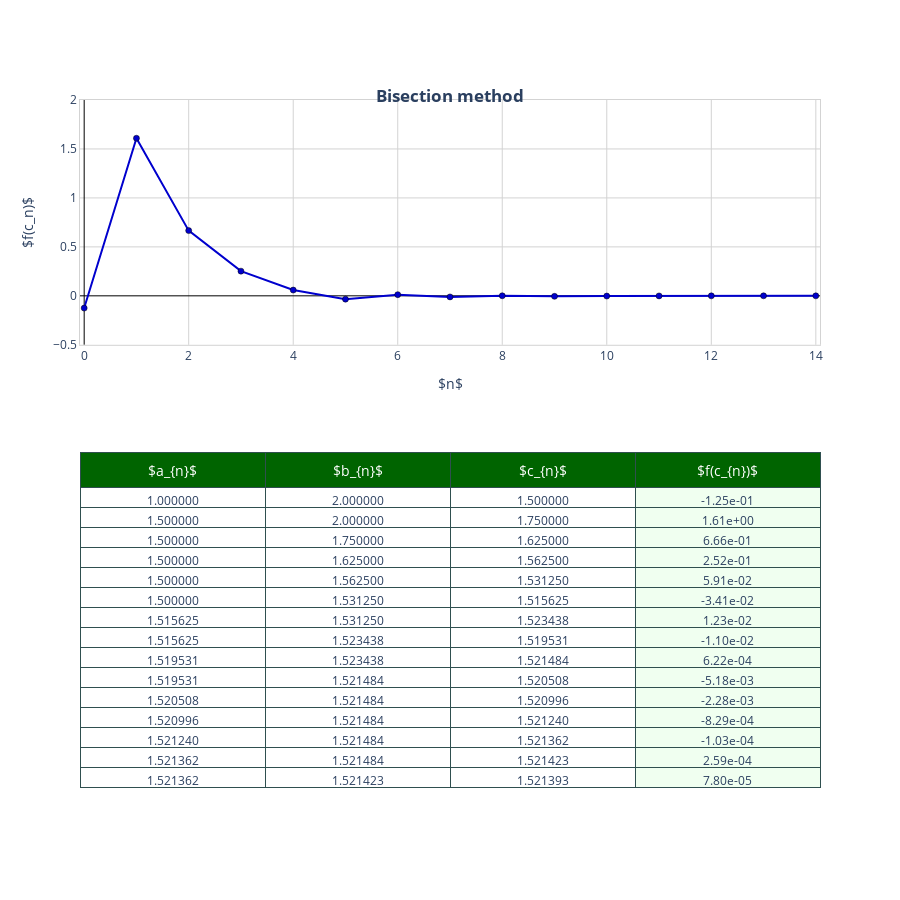

Notebook source saved alongside this figure:
### Markdown cell above
Now since $f(a)<0$ and $f(b)>0$, we can implement the method. Let $N_{max}=20$ and the tolerance be $10^{-4}$

### Code cell
from NA_Notes import Bracketing_Methods_Figs
data = bisection(f, a, b, Nmax = 20, TOL = 1e-4)
#
Bracketing_Methods_Figs(data, Name = 'Bisection method', YL = [-.5, 2])

### Figure 1 — Plotly figure (JSON) as saved in the notebook; plotly's stock layout.template omitted (floating-point values rounded to 4 significant figures)
{"data": [{"marker": {"color": "MediumBlue", "line": {"color": "Black", "width": 0.5}}, "mode": "lines+markers", "opacity": 1, "type": "scatter", "x": [0, 1, 2, 3, 4, 5, 6, 7, 8, 9, 10, 11, 12, 13, 14], "xaxis": "x", "y": [-0.125, 1.609, 0.666, 0.2522, 0.05911, -0.03405, 0.01225, -0.01097, 0.0006222, -0.005179, -0.002279, -0.0008289, -0.0001034, 0.0002594, 7.796e-05], "yaxis": "y"}, {"cells": {"align": ["center", "center"], "fill": {"color": ["white", "white", "white", "HoneyDew"]}, "font": {"size": 12}, "height": 20, "line": {"color": "darkslategray"}, "values": [["1.000000", "1.500000", "1.500000", "1.500000", "1.500000", "1.500000", "1.515625", "1.515625", "1.519531", "1.519531", "1.520508", "1.520996", "1.521240", "1.521362", "1.521362"], ["2.000000", "2.000000", "1.750000", "1.625000", "1.562500", "1.531250", "1.531250", "1.523438", "1.523438", "1.521484", "1.521484", "1.521484", "1.521484", "1.521484", "1.521423"], ["1.500000", "1.750000", "1.625000", "1.562500", "1.531250", "1.515625", "1.523438", "1.519531", "1.521484", "1.520508", "1.520996", "1.521240", "1.521362", "1.521423", "1.521393"], ["-1.25e-01", "1.61e+00", "6.66e-01", "2.52e-01", "5.91e-02", "-3.41e-02", "1.23e-02", "-1.10e-02", "6.22e-04", "-5.18e-03", "-2.28e-03", "-8.29e-04", "-1.03e-04", "2.59e-04", "7.80e-05"]]}, "domain": {"x": [0, 1], "y": [0, 0.51]}, "header": {"align": ["center", "center"], "fill": {"color": "DarkGreen"}, "font": {"color": "white", "size": 14}, "height": 25, "line": {"color": "darkslategray"}, "values": ["$a_{n}$", "$b_{n}$", "$c_{n}$", "$f(c_{n})$"]}, "type": "table"}], "layout": {"height": 900, "legend": {"bordercolor": "Blue", "borderwidth": 1, "font": {"color": "black", "size": 12}, "orientation": "v", "x": 0.02, "y": 0.98}, "plot_bgcolor": "white", "title": {"text": "<b>Bisection method<b>", "x": 0.5, "xanchor": "center", "y": 0.9, "yanchor": "top"}, "xaxis": {"anchor": "y", "domain": [0, 1], "gridcolor": "Lightgray", "gridwidth": 1, "linecolor": "Lightgray", "linewidth": 1, "mirror": true, "range": [-0.08, 14.08], "showgrid": true, "showline": true, "title": {"text": "$n$"}, "type": "linear", "zeroline": true, "zerolinecolor": "Black", "zerolinewidth": 1}, "yaxis": {"anchor": "x", "domain": [0.66, 1], "gridcolor": "Lightgray", "gridwidth": 1, "linecolor": "Lightgray", "linewidth": 1, "mirror": true, "range": [-0.5, 2], "showgrid": true, "showline": true, "title": {"text": "$f(c_n)$"}, "type": "linear", "zeroline": true, "zerolinecolor": "Black", "zerolinewidth": 1}}}
